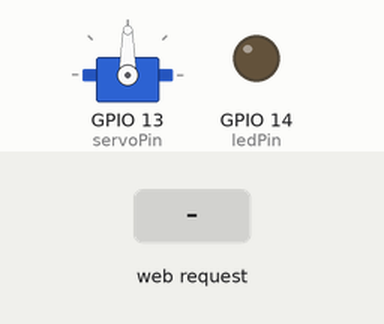
A sketch run on a simulated ESP32. Shown: servo, output pins drawn as LEDs (lit = HIGH). The inputs (shaded band) are chosen by the test bench. WiFi joins after 1.5 s; servers stay silent unless stated; what the sketch prints to the serial monitor is not drawn.

Above: at 2.7 s.
2.8 s: HTTP request GET /servo/0 received
At 3.6 s:
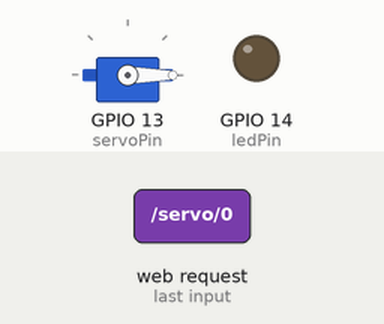
4.3 s: HTTP request GET /servo/180 received
At 4.8 s:
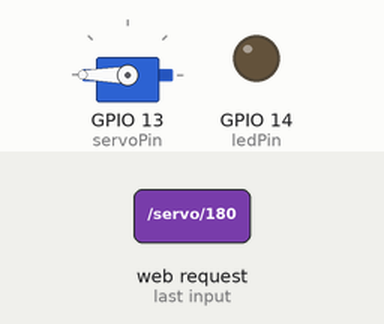
5.8 s: HTTP request GET /led/encender received
At 7.0 s:
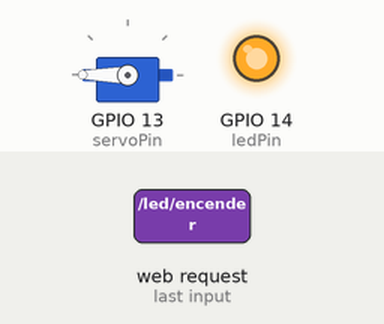
7.3 s: HTTP request GET /servo/90 received
At 8.3 s:
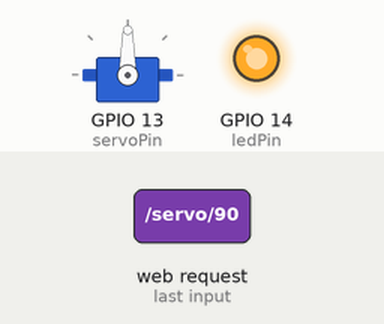
8.8 s: HTTP request GET /servo/0 received
At 9.4 s:
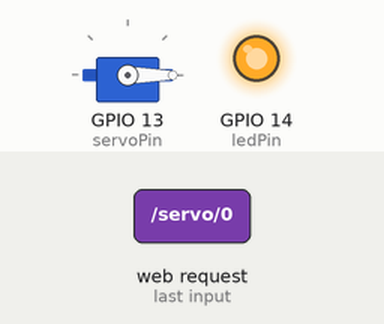
10.3 s: HTTP request GET /led/apagar received
At 11.7 s:
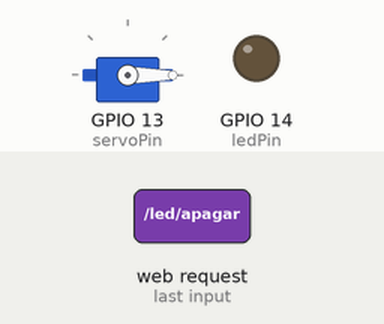
Timing chart, 0 to 12.8 s (numbered marks = the images above; inputs shaded):
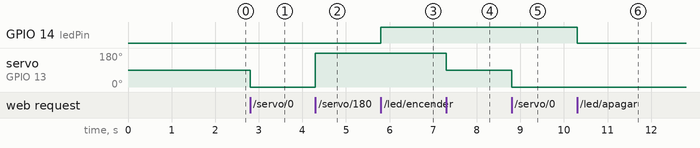

Measured:
- after the input at 2.8 s, servo on GPIO 13 (servoPin): 90° → 0° at once
- after the input at 4.3 s, servo on GPIO 13 (servoPin): 0° → 180° at once
- after the input at 5.8 s, GPIO 14 (ledPin): LOW → HIGH at once
- after the input at 7.3 s, servo on GPIO 13 (servoPin): 180° → 90° at once
- after the input at 8.8 s, servo on GPIO 13 (servoPin): 90° → 0° at once
- after the input at 10.3 s, GPIO 14 (ledPin): HIGH → LOW at once

The sketch:

sensores_esp32.ino
```cpp
#include <WiFi.h>
#include <WebServer.h>
#include <ESP32Servo.h>
#include <DHT.h>

// Definición de pines
#define DHTPIN 15      // Sensor DHT11
#define DHTTYPE DHT11
#define FOTO_PIN 34    // Fotorresistencia (debe ser un pin ADC)

// Configuración WiFi
const char* ssid = "INFINITUM8D37";
const char* password = "Li8Ea8Xt1v";

// Instancias
Servo servo;
DHT dht(DHTPIN, DHTTYPE);
WebServer server(80);

// Pines de control
int servoPin = 13;
int ledPin = 14;

// Variables globales
float temperatura, humedad;
int valorFoto = 0;

// Página HTML
const char paginahtml[] PROGMEM = R"rawliteral(
<!DOCTYPE html>
<html>
<head>
    <title>ESP32 Web Server</title>
    <meta name="viewport" content="width=device-width, initial-scale=1">
    <style>
        body { font-family: Arial, sans-serif; text-align: center; }
        h1 { color: #007BFF; }
        button { padding: 10px; font-size: 20px; margin: 5px; }
    </style>
</head>
<body>
    <h1>ESP32 Web Server</h1>
    <p>ESP32 funcionando como servidor web.</p>

    <h2>Control Servomotor</h2>
    <button onclick="fetch('/servo/0')">0°</button>
    <button onclick="fetch('/servo/90')">90°</button>
    <button onclick="fetch('/servo/180')">180°</button>

    <h2>Control Led</h2>
    <button onclick="fetch('/led/encender')">Encender</button>
    <button onclick="fetch('/led/apagar')">Apagar</button>

    <h2>Sensores</h2>
    <button onclick="leerTemperatura()">Leer Temperatura</button>
    <p id="temp">Temperatura: -- °C</p>

    <button onclick="leerHumedad()">Leer Humedad</button>
    <p id="humedad">Humedad: -- %</p>

    <button onclick="leerLuz()">Leer Luz</button>
    <p id="luz">Luz: --</p>

    <script>
        function leerTemperatura() {
            fetch('/sensor/temperatura')
            .then(response => response.json())
            .then(data => document.getElementById('temp').innerText = "Temperatura: " + data.temperatura + " °C");
        }

        function leerHumedad() {
            fetch('/sensor/humedad')
            .then(response => response.json())
            .then(data => document.getElementById('humedad').innerText = "Humedad: " + data.humedad + " %");
        }

        function leerLuz() {
            fetch('/sensor/luz')
            .then(response => response.json())
            .then(data => document.getElementById('luz').innerText = "Luz: " + data.luz);
        }
    </script>
</body>
</html>
)rawliteral";

// Función para manejar la ruta raíz
void root() {
    server.send(200, "text/html", paginahtml);
}

// Funciones para el LED
void encenderLed() {
    digitalWrite(ledPin, HIGH);
    server.send(200, "text/plain", "LED encendido");
}

void apagarLed() {
    digitalWrite(ledPin, LOW);
    server.send(200, "text/plain", "LED apagado");
}

// Funciones para el servomotor
void girarCero() {
    servo.write(0);
    delay(600);
    server.send(200, "text/plain", "Giro de 0°");
}

void girarNoventa() {
    servo.write(90);
    delay(600);
    server.send(200, "text/plain", "Giro de 90°");
}

void girarCientoOchenta() {
    servo.write(180);
    delay(600);
    server.send(200, "text/plain", "Giro de 180°");
}

// Funciones para los sensores
void leerTemperatura() {
    temperatura = dht.readTemperature();
    server.send(200, "application/json", "{\"temperatura\": " + String(temperatura) + "}");
}

void leerHumedad() {
    humedad = dht.readHumidity();
    server.send(200, "application/json", "{\"humedad\": " + String(humedad) + "}");
}

void leerLuz() {
    valorFoto = analogRead(FOTO_PIN);
    server.send(200, "application/json", "{\"luz\": " + String(valorFoto) + "}");
}

void setup() {
    Serial.begin(115200);

    // Conexión WiFi
    WiFi.begin(ssid, password);
    Serial.print("Conectando a la red...");
    while (WiFi.status() != WL_CONNECTED) {
        delay(500);
        Serial.print(".");
    }
    Serial.println("\nConectado a la red");
    Serial.print("Dirección IP: ");
    Serial.println(WiFi.localIP());

    // Configurar rutas del servidor
    server.on("/", root);
    server.on("/servo/0", girarCero);
    server.on("/servo/90", girarNoventa);
    server.on("/servo/180", girarCientoOchenta);
    server.on("/led/encender", encenderLed);
    server.on("/led/apagar", apagarLed);
    server.on("/sensor/temperatura", leerTemperatura);
    server.on("/sensor/humedad", leerHumedad);
    server.on("/sensor/luz", leerLuz);

    // Configurar pines
    pinMode(ledPin, OUTPUT);
    pinMode(FOTO_PIN, INPUT);

    // Iniciar dispositivos
    server.begin();
    servo.attach(servoPin);
    dht.begin();
}

void loop() {
    server.handleClient();
}
```
